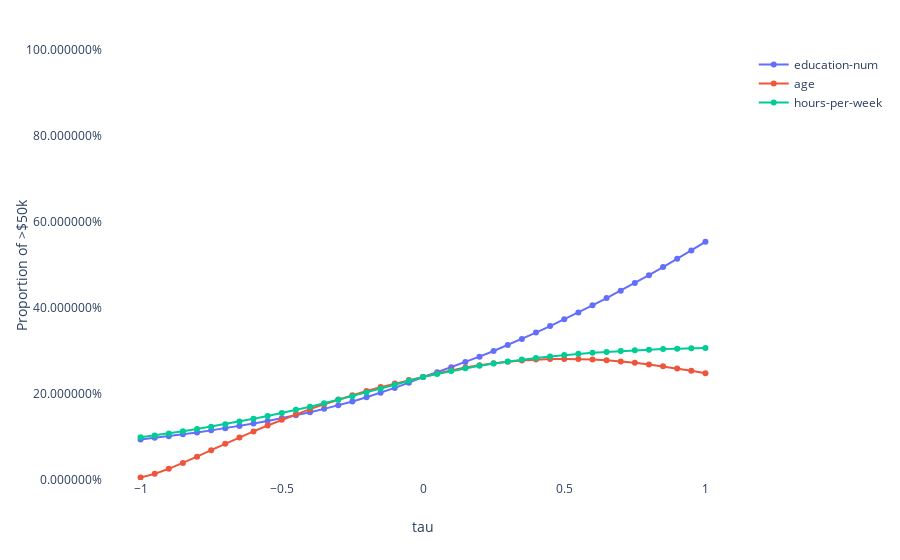

Here is the notebook cell this chart was saved with:
### Markdown cell above
We can also plot the distribution of predictions for more than one variable. However, because different variables have different scales we have to use a common measure to display them together. For this purpose we plot the τ ("tau") values. These values are contained between -1 and 1 and simply reflect by how much the variable is shifted from it's mean towards it's lower and upper quantiles. In the following figure a tau value of -1 corresponds to just under 20 years old whereas a tau value of 1 refers to being slightly over 60 years old.

### Code cell
explainer.plot_bias(
    X_test=X_test[['age', 'hours-per-week', 'education-num']],
    y_pred=y_pred,
    inline=True
)
